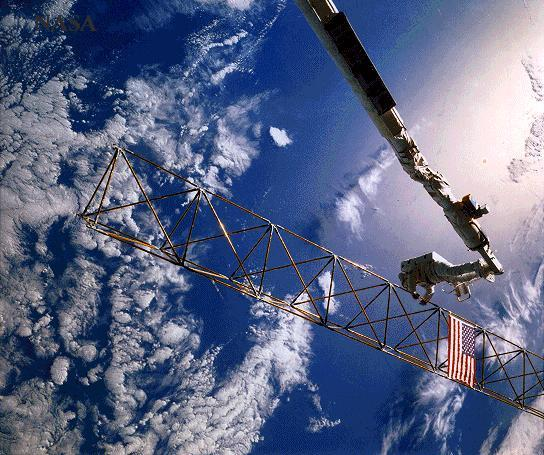
//> input picture astronaut.jpg, 544 x 455 px
$ ./program2 astronaut.jpg   (built with g++ and OpenCV 4)
//> lines starting //> are read from the running program, lines starting //| are printed output that depends on the picture
/*****************************************************************************
* Program 2 for 4420 Project 2														                   *
* Author: Allie Robbins																                       *
* Language: C++ with OpenCV libraries											                 	 *
* IDE: Visual Studio 2017															                       *
* Purpose: Write a function to convert a color image to a greyscale image.	 *
*   Compute the distance of your greyscale-converted image from the					 *
*   grayscale conversion by OpenCV using the program from program1.cpp.			 *
******************************************************************************/

#include <opencv2/core/core.hpp>
#include <opencv2/highgui/highgui.hpp>
#include <opencv2/imgproc/imgproc.hpp>
#include <opencv2/opencv.hpp>

#include <cmath>
#include <cstdio>
#include <cstdlib>
#include <iostream>

using namespace cv;
using namespace std;

int main(int argc, char *argv[]) {

	//Declare needed variables (in order of use)
	float avgDistence = 0;

	//Get image file
	Mat image = imread(argv[1], IMREAD_GRAYSCALE);
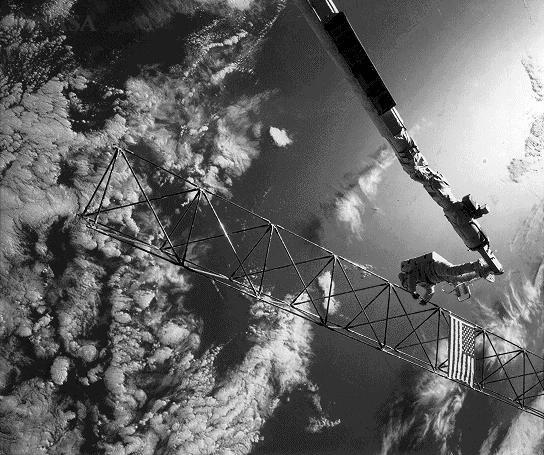
//> image: 455 rows x 544 cols, CV_8UC1; min 0, max 255, mean 101.9

	//Make an image to hold greyscale values
	Mat newGreyImage = image.clone();

	for (int i = 0; i < image.rows; i++) {
		for (int j = 0; j < image.cols; j++) {
			//Get the original RGB values of the pixel
			Vec3b intensity = image.at<Vec3b>(i, j);

			//Times RGB values by the equivalent greyscale multiplier
			uchar newBlue = intensity.val[0] * 0.11;
			uchar newGreen = intensity.val[1] * 0.59;
			uchar newRed = intensity.val[2] * 0.30;

			//Make new image grey by assignign new values to pixel
			newGreyImage.at<uchar>(i, j) = (newBlue + newGreen + newRed);
		}
	}
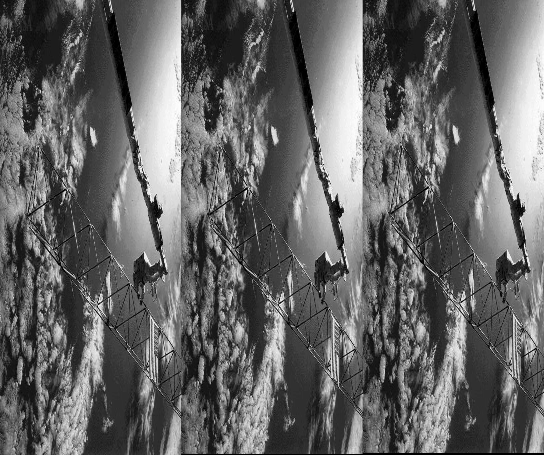
//> newGreyImage: 455 rows x 544 cols, CV_8UC1; min 0, max 254, mean 100.3

	//Convert the original image with cvtColor()
	Mat greyOpencvImage;
//> (the run ends here: the program stops with an error, at `cvtColor(image, greyOpencvImage, CV_BGR2GRAY);`)
